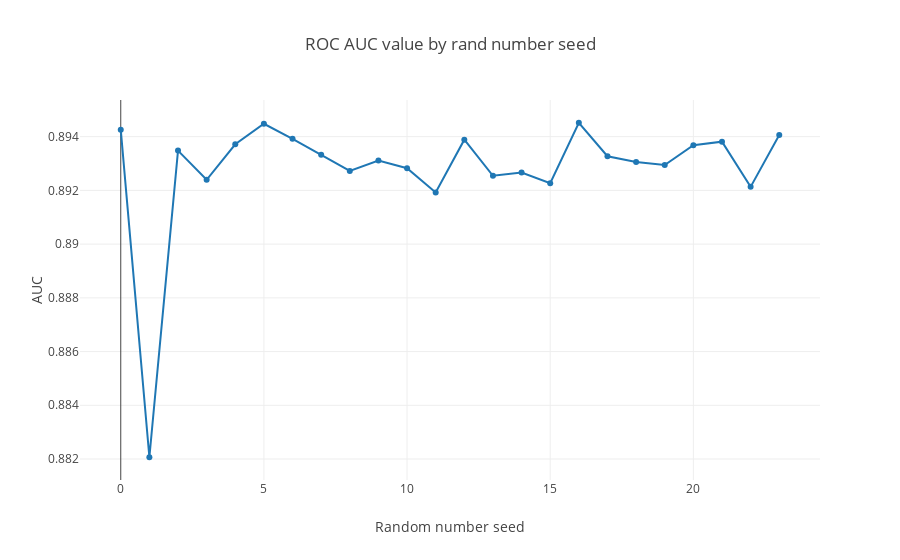

Notebook source saved alongside this figure:
### Code cell
trace1 = go.Scatter(
    y = cvData,
    mode = 'lines+markers',
    name = 'lines+markers'
)
layout = dict(
    title = 'ROC AUC value by rand number seed',
    xaxis = dict(title = 'Random number seed'),
    yaxis = dict(title = 'AUC')
)
py.iplot(dict(data=[trace1], layout=layout))

### Figure 1 — Plotly figure (JSON) as saved in the notebook; plotly's stock layout.template omitted (floating-point values rounded to 4 significant figures)
{"data": [{"mode": "lines+markers", "name": "lines+markers", "type": "scatter", "y": [0.8943, 0.8821, 0.8935, 0.8924, 0.8937, 0.8945, 0.8939, 0.8933, 0.8927, 0.8931, 0.8928, 0.8919, 0.8939, 0.8925, 0.8927, 0.8923, 0.8945, 0.8933, 0.8931, 0.8929, 0.8937, 0.8938, 0.8921, 0.8941]}], "layout": {"title": "ROC AUC value by rand number seed", "xaxis": {"title": "Random number seed"}, "yaxis": {"title": "AUC"}}}
